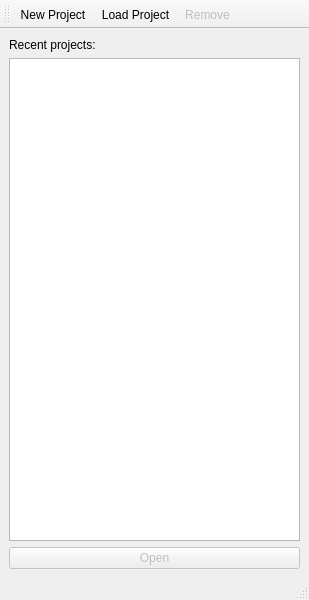
<?xml version="1.0" encoding="UTF-8"?>
<ui version="4.0">
 <class>ProjectsWindow</class>
 <widget class="QMainWindow" name="ProjectsWindow">
  <property name="geometry">
   <rect>
    <x>0</x>
    <y>0</y>
    <width>309</width>
    <height>600</height>
   </rect>
  </property>
  <property name="cursor">
   <cursorShape>ArrowCursor</cursorShape>
  </property>
  <property name="windowTitle">
   <string>Projects</string>
  </property>
  <widget class="QWidget" name="centralwidget">
   <layout class="QVBoxLayout" name="verticalLayout">
    <item>
     <widget class="QLabel" name="label">
      <property name="text">
       <string>Recent projects:</string>
      </property>
     </widget>
    </item>
    <item>
     <widget class="QListView" name="listView"/>
    </item>
    <item>
     <layout class="QHBoxLayout" name="horizontalLayout">
      <item>
       <widget class="QPushButton" name="openButton">
        <property name="enabled">
         <bool>false</bool>
        </property>
        <property name="text">
         <string>Open</string>
        </property>
       </widget>
      </item>
     </layout>
    </item>
   </layout>
  </widget>
  <widget class="QMenuBar" name="menubar">
   <property name="geometry">
    <rect>
     <x>0</x>
     <y>0</y>
     <width>309</width>
     <height>29</height>
    </rect>
   </property>
  </widget>
  <widget class="QStatusBar" name="statusbar"/>
  <widget class="QToolBar" name="toolBar">
   <property name="windowTitle">
    <string>toolBar</string>
   </property>
   <attribute name="toolBarArea">
    <enum>TopToolBarArea</enum>
   </attribute>
   <attribute name="toolBarBreak">
    <bool>false</bool>
   </attribute>
   <addaction name="actionNew_Project"/>
   <addaction name="actionLoad_Project"/>
   <addaction name="actionRemove"/>
  </widget>
  <action name="actionNew_Project">
   <property name="icon">
    <iconset resource="icons.qrc">
     <normaloff>:/icons/icons/document-new.png</normaloff>:/icons/icons/document-new.png</iconset>
   </property>
   <property name="text">
    <string>New Project</string>
   </property>
   <property name="toolTip">
    <string>New Project</string>
   </property>
   <property name="shortcut">
    <string>Ctrl+N</string>
   </property>
  </action>
  <action name="actionLoad_Project">
   <property name="icon">
    <iconset resource="icons.qrc">
     <normaloff>:/icons/icons/document-open.png</normaloff>:/icons/icons/document-open.png</iconset>
   </property>
   <property name="text">
    <string>Load Project</string>
   </property>
   <property name="toolTip">
    <string>Load Project</string>
   </property>
   <property name="shortcut">
    <string>Ctrl+L</string>
   </property>
  </action>
  <action name="actionRemove">
   <property name="enabled">
    <bool>false</bool>
   </property>
   <property name="icon">
    <iconset resource="icons.qrc">
     <normaloff>:/icons/icons/edit-delete.png</normaloff>:/icons/icons/edit-delete.png</iconset>
   </property>
   <property name="text">
    <string>Remove</string>
   </property>
   <property name="toolTip">
    <string>Remove</string>
   </property>
   <property name="shortcut">
    <string>Del</string>
   </property>
  </action>
 </widget>
 <resources>
  <include location="icons.qrc"/>
 </resources>
 <connections/>
</ui>
